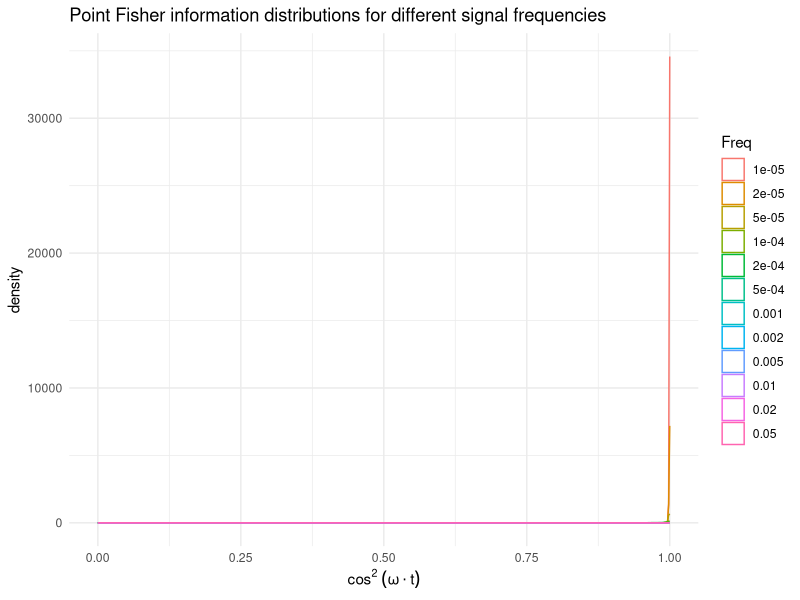
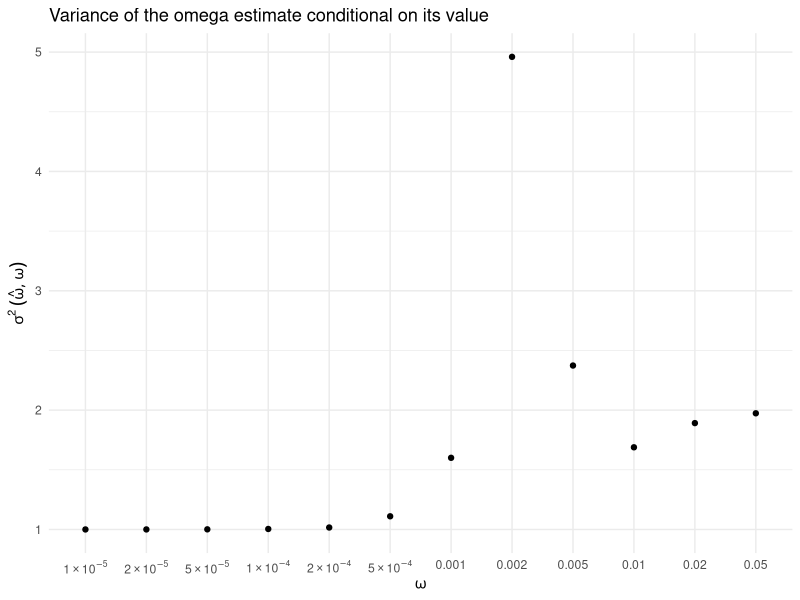

Generate these figures, in order, with R:
library(plyr); library(dplyr); library(reshape2)
library(ggplot2)
library(Hmisc)

fancy_scientific <- function(l) {
  # turn in to character string in scientific notation
  l <- format(l, scientific = TRUE)
  # quote the part before the exponent to keep all the digits
  l <- gsub("^(.*)e", "'\\1'e", l)
  # turn the 'e+' into plotmath format
  l <- gsub("e", "%*%10^", l)
  # return this as an expression
  parse(text=l)
}

Prd = 1000
st = seq(1,Prd, length.out = 100)
f = c(1,2,5)%o%10^(-5:-2)%>%c; names(f) <- as.character(f)

wt = ldply(st, function(t) (cos(f*t))^2) %>% 
  melt(variable.name="Freq", value.name="X") %>%
  mutate(Cat = cut(X, breaks=2, labels=c("0","1"))) %>% 
  cbind(data.frame("STime" = rep(st, times=length(f)))) %>%
  ddply("Freq", function(s) mutate(s, Wt = X/sum(X)))

ggplot(wt, aes(X, col = Freq)) + geom_density() + 
  scale_x_continuous(name=expression(cos^2~(omega%.%t), ")")) +
  theme_minimal() +
  ggtitle("Point Fisher information distributions for different signal frequencies")


nu = 1e-3
ddply(wt, "Freq", function(s){
  wt.m.t = with(s, wtd.mean(STime, Wt))
  wt.v.t = with(s, sum(Wt*(STime - wt.m.t)^2))
  ftr = sum(s$X)
  c("Factor" = ftr, "Wt.Mean.t" = wt.m.t, "Wt.Var.t" = wt.v.t,"varW" = nu/(ftr*wt.v.t))
})-> varW.w

ggplot(varW.w, aes(Freq, varW/min(varW))) + geom_point() + theme_minimal() +
  scale_y_continuous(name=expression(sigma^2~group("(",list(hat(omega), omega),")"))) +
  scale_x_discrete(name=expression(omega), labels = fancy_scientific) + 
  ggtitle("Variance of the omega estimate conditional on its value")
